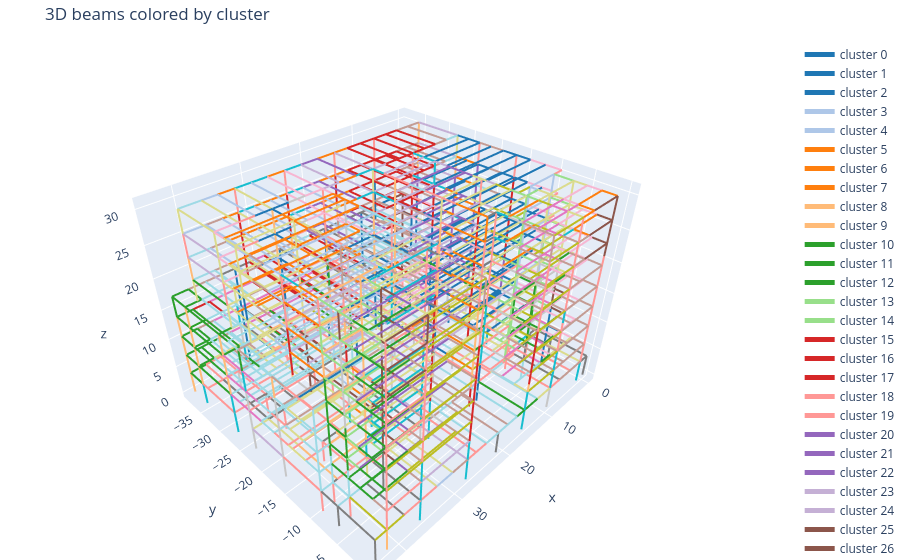

Notebook code cell kept with this figure:
### Markdown cell above
### Show

### Code cell
# -----------------------------
# MAIN usage
# -----------------------------
line_nodes = load_line_nodes()

# Choose ONE:
# (A) PCA on raw features
Z2 = compute_Z2_from_line_nodes(line_nodes)
# (B) PCA on message-passing embeddings (uncomment to use):
# Z2 = compute_Z2_from_embeddings_csv(line_nodes, emb_filepath=OUTPUT_EMB_V1)

df = load_beam_clusters(CLUSTER_FILE)
labels, probs = align_clusters_to_line_nodes(df, line_nodes)
df_geo = attach_geometry(df, line_nodes)

cluster_to_hex = build_global_cluster_color_map(labels, cmap_name="tab20")
# plot_pca_with_fixed_colors(Z2, labels, cluster_to_hex, title="PCA-2D colored by MP+GMM")
plot_beams_by_cluster_3d_fixed_colors(df_geo, cluster_to_hex, title="3D beams colored by cluster")
